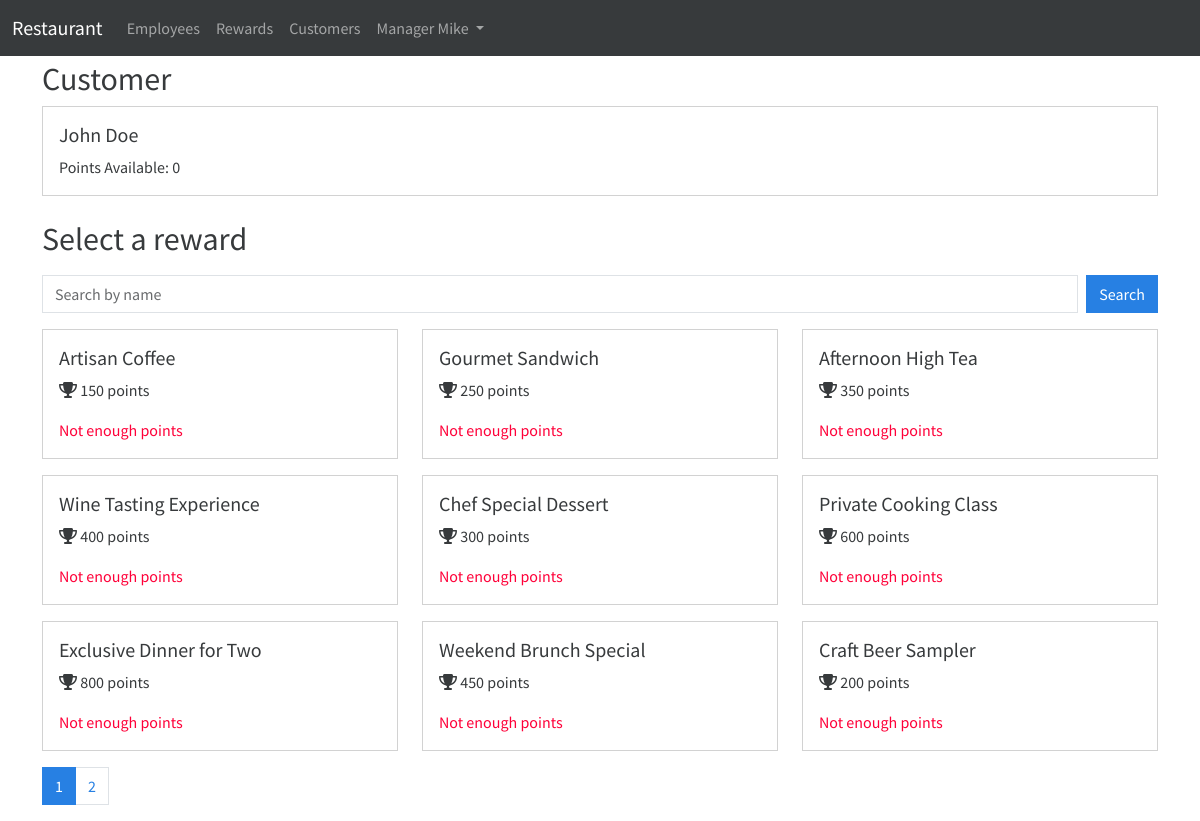
The app's page /redeem.php?customer_id=1 (signed in) with its own data.
### tables this page shows
CREATE TABLE employees (
    id INT AUTO_INCREMENT PRIMARY KEY,
    name VARCHAR(255) NOT NULL,
    email VARCHAR(255) NOT NULL,
    password TEXT,
    created_by INT,
    is_manager BOOLEAN DEFAULT FALSE,
    inactive boolean DEFAULT FALSE,
    UNIQUE (email)

);

CREATE TABLE customers (
    id INT AUTO_INCREMENT PRIMARY KEY,
    name VARCHAR(255) NOT NULL,
    address TEXT,
    email VARCHAR(255) NOT NULL,
    phone VARCHAR(50),
    inactive boolean DEFAULT FALSE,
    UNIQUE (email)
);

CREATE TABLE rewards (
    id INT AUTO_INCREMENT PRIMARY KEY,
    name VARCHAR(255) NOT NULL,
    points INT NOT NULL,
    added_by INT,
    inactive boolean DEFAULT FALSE,
    FOREIGN KEY (added_by) REFERENCES employees(id)
);

### auth.php (called while the page is built, shortened)
<?php
require_once 'database.php';
function current_user() {
    if (isset($_SESSION['user'])) {
        $user = $_SESSION['user'];
        $pdo = get_connection();
                $entityTable = $user['entity_type'] === 'customer' ? 'customers' : 'employees';
        $sql = "SELECT * FROM {$entityTable} WHERE id = :id";
        $stmt = $pdo->prepare($sql);
        $stmt->execute(['id' => $user['entity_id']]);
        $entity = $stmt->fetch(PDO::FETCH_ASSOC);
        return ['user' => $user, 'entity' => $entity];
    }
    return null;
}
?>

### database.php (called while the page is built, shortened)
<?php
function get_connection() {
    try {
        $dsn = 'mysql:host=' . DB_HOST . ';dbname=' . DB_NAME . ';port=' . DB_PORT;
        $pdo = new PDO($dsn, DB_USER, DB_PASS);
        $pdo->setAttribute(PDO::ATTR_ERRMODE, PDO::ERRMODE_EXCEPTION);
        return $pdo;
    } catch (PDOException $e) {
        die('Database Connection Failed: ' . $e->getMessage());
    }
}
function get_rewards($page = 1, $query = '') {
    $pdo = get_connection();
    $itemsPerPage = 9;
    $offset = ($page - 1) * $itemsPerPage;
        $countSql = "SELECT COUNT(*) FROM rewards WHERE inactive<>true and name LIKE :query";
    $countStmt = $pdo->prepare($countSql);
    $searchQuery = '%' . $query . '%';
    $countStmt->bindParam(':query', $searchQuery, PDO::PARAM_STR);
    $countStmt->execute();
    $totalRewards = $countStmt->fetchColumn();
    $totalPages = ceil($totalRewards / $itemsPerPage);
        $sql = "SELECT * FROM rewards WHERE inactive<>true and name LIKE :query LIMIT :offset, :itemsPerPage";
    $stmt = $pdo->prepare($sql);
    $stmt->bindParam(':query', $searchQuery, PDO::PARAM_STR);
    $stmt->bindParam(':offset', $offset, PDO::PARAM_INT);
    $stmt->bindParam(':itemsPerPage', $itemsPerPage, PDO::PARAM_INT);
    $stmt->execute();
    return [ $stmt->fetchAll(PDO::FETCH_ASSOC),  $totalPages];
}
function get_customer($id) {
    try {
        $pdo = get_connection();
        $sql = "SELECT * FROM customers WHERE id = :id";
        $stmt = $pdo->prepare($sql);
        $stmt->bindParam(':id', $id, PDO::PARAM_INT);
        $stmt->execute();
        return $stmt->fetch(PDO::FETCH_ASSOC);     } catch (PDOException $e) {
        die('Error fetching customer: ' . $e->getMessage());
    }
}
function get_customer_points($customerId) {
        $pdo = get_connection();
                $earnedSql = "SELECT SUM(points) FROM reward_points WHERE customer_id = :customer_id";
        $earnedStmt = $pdo->prepare($earnedSql);
        $earnedStmt->execute(['customer_id' => $customerId]);
        $pointsEarned = $earnedStmt->fetchColumn();
                $usedSql = "SELECT SUM(points) FROM redemptions WHERE customer_id = :customer_id";
        $usedStmt = $pdo->prepare($usedSql);
        $usedStmt->execute(['customer_id' => $customerId]);
        $pointsUsed = $usedStmt->fetchColumn();
                $netPoints = (int)$pointsEarned - (int)$pointsUsed;
        return $netPoints;
}
?>

### redeem.php (the view, shortened to what this page needs)
<?php
require_once 'database.php'; require_once 'flashmessages.php'; require_once 'auth.php'; authenticate('employee');
$employeeId = current_user()['entity']['id'];
$customerId = isset($_GET['customer_id']) ? intval($_GET['customer_id']) : null;
$rewardId = isset($_GET['reward_id']) ? intval($_GET['reward_id']) : null;
$page = isset($_GET['page']) ? intval($_GET['page']) : 1;
$query = isset($_GET['search']) ? $_GET['search'] : '';
$customer = $customerId ? get_customer($customerId) : null;
$customerPoints = $customer ? get_customer_points($customerId) : 0;
[ $rewards, $totalPages ] = get_rewards($page, $query);
include 'header.php';
?>
<div class="container mt-1">
    <h2>Customer</h2>
    <div class="card mb-4">
        <div class="card-body">
            <h5 class="card-title"><?php echo htmlspecialchars($customer['name']); ?></h5>
            <p class="card-text">Points Available: <?php echo $customerPoints; ?></p>
        </div>
    </div>
    <?php if (!$rewardId) : ?>
        <h2>Select a reward</h2>
        <form action="redeem.php" method="get" class="d-flex mb-3 mt-3">
        <input type="text" name="search" class="form-control me-2" placeholder="Search by name" value="<?php echo htmlspecialchars($query); ?>">
        <button type="submit" class="btn btn-primary">Search</button>
    </form>
        <div class="row">
        <?php foreach ($rewards as $reward): ?>
            <div class="col-md-4 mb-3">
                <div class="card">
                    <div class="card-body">
                        <h5 class="card-title"><?php echo htmlspecialchars($reward['name']); ?></h5>
                        <p class="card-text">
                            <i class="fas fa-trophy"></i>
                            <?php echo htmlspecialchars($reward['points']); ?> points
                        </p>
                        <?php
                        if($customerPoints>=$reward['points']):
                        ?>
                            <a href="redeem.php?customer_id=<?php echo $customerId?>&reward_id=<?php echo $reward['id'] ?>" class="btn btn-primary">Select</a>
                        <?php else: ?>
                            <span class="text-danger">Not enough points</span>
                        <?php endif;?>
                    </div>
                </div>
            </div>
        <?php endforeach; ?>
        <nav>
            <ul class="pagination">
                <?php for ($i = 1; $i <= $totalPages; $i++): ?>
                    <li class="page-item <?php if ($i == $page) echo 'active'; ?>">
                        <a class="page-link" href="?page=<?php echo $i; ?>&search=<?php echo urlencode($query); ?>&customer_id=<?php echo $customerId?>"><?php echo $i; ?></a>
                    </li>
                <?php endfor; ?>
            </ul>
        </nav>
    </div>
        <?php endif;?>
</div>
<?php
include 'footer.php'; ?>

### header.php (shortened to what this page needs)
<?php
require_once("auth.php");
function get_active_link($link) {
    $currentFile = basename($_SERVER['SCRIPT_NAME']);
    if (strpos($currentFile, $link) !== false) {
        return 'active';
    } else {
        return '';
    }
}
$user = current_user();
?>
<!DOCTYPE html>
<html lang="en">
<head>
    <link href="cosmo.css" rel="stylesheet">
    <link href="https://cdnjs.cloudflare.com/ajax/libs/font-awesome/6.5.1/css/all.min.css" rel="stylesheet">
</head>
<body>
    <nav class="navbar navbar-expand-lg navbar-dark bg-dark">
        <div class="container-fluid">
            <a class="navbar-brand" href="index.php">Restaurant</a>
            <div class="collapse navbar-collapse" id="navbarNav">
                <ul class="navbar-nav">
                   <?php if($user['user']['entity_type'] == 'employee') : ?>
                    <?php if($user['entity']['is_manager']): ?>
                    <li class="nav-item ">
                        <a class="nav-link <?php echo get_active_link('employee')?>" href="employees.php">Employees</a>
                    </li>
                    <?php endif?>
                    <li class="nav-item">
                        <a class="nav-link  <?php echo get_active_link('reward')?>" href="rewards.php">Rewards</a>
                    </li>
                    <li class="nav-item">
                        <a class="nav-link  <?php echo get_active_link('customer')?>" href="customers.php">Customers</a>
                    </li>
                    <?php endif;?>
                    <li class="nav-item dropdown">
                        <a class="nav-link dropdown-toggle" href="#" id="navbarDropdownMenuLink" role="button" data-bs-toggle="dropdown" aria-expanded="false">
                            <?php echo $user['entity']['name']?>
                        </a>
                    </li>
          </ul>
            </div>
        </div>
    </nav>

### records on screen
employees: name "Manager Mike"
customers: name "John Doe"
rewards: name "Artisan Coffee", points "150", shows "Not enough points"
rewards: name "Gourmet Sandwich", points "250", shows "Not enough points"
rewards: name "Afternoon High Tea", points "350", shows "Not enough points"
rewards: name "Wine Tasting Experience", points "400", shows "Not enough points"
rewards: name "Chef Special Dessert", points "300", shows "Not enough points"
rewards: name "Private Cooking Class", points "600", shows "Not enough points"
rewards: name "Exclusive Dinner for Two", points "800", shows "Not enough points"
rewards: name "Weekend Brunch Special", points "450", shows "Not enough points"
rewards: name "Craft Beer Sampler", points "200", shows "Not enough points"

### other values on screen
$customerPoints "0"
